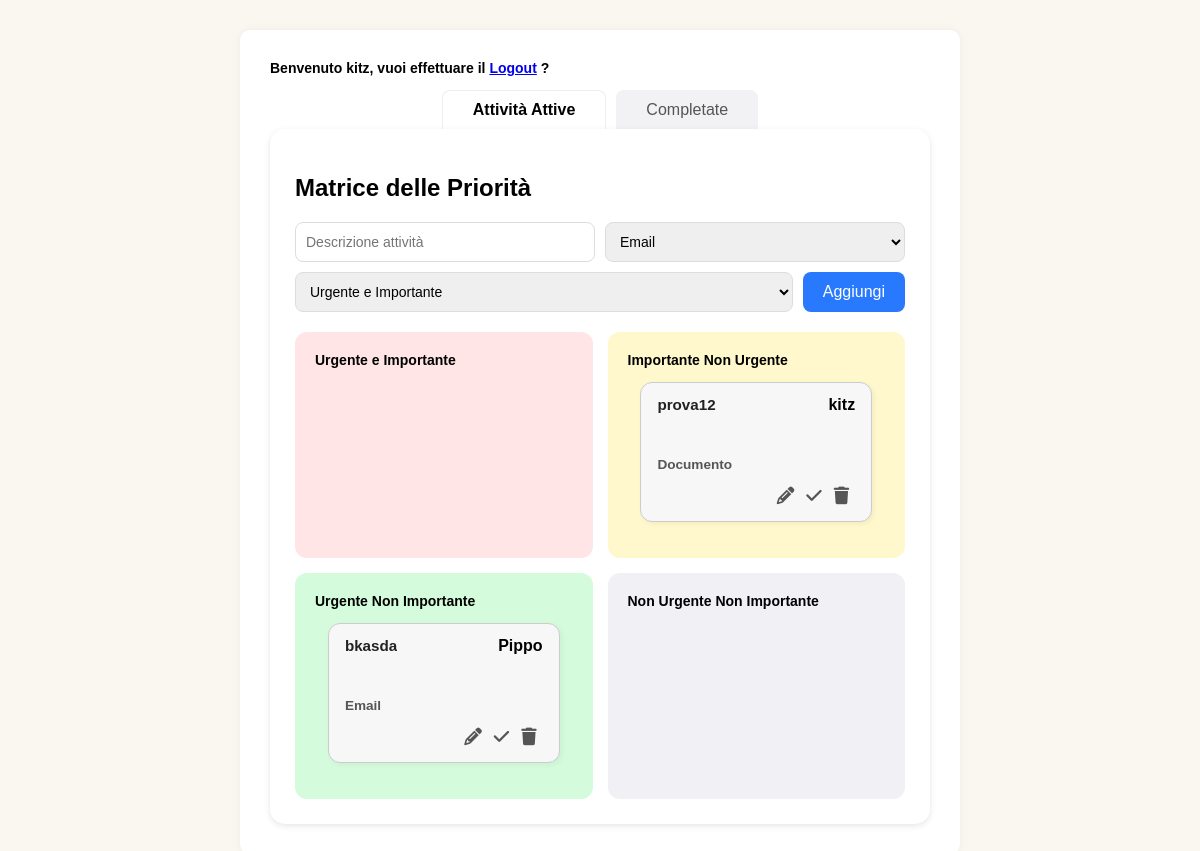
The app's page /home/ (signed in), older data.
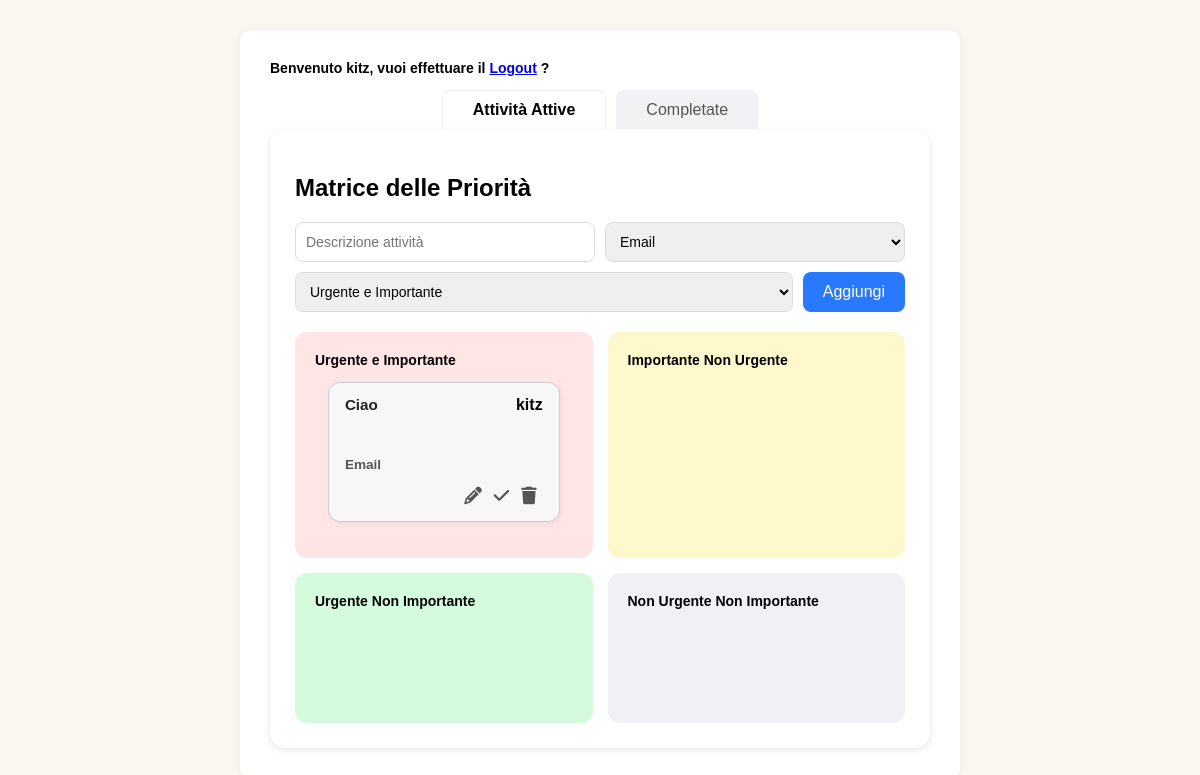
The same page, newer data.
### sbk_app/models.py (models this page shows, shortened)
class Task(models.Model):
    TIPO_CHOICES = [
        ('Email', 'Email'),
        ('Telefono', 'Telefono'),
        ('Documento', 'Documento'),
        ('Call', 'Call'),
        ('Task', 'Task'),
        ('Decisione', 'Decisione'),
    ]
    PRIORITA_CHOICES = [
        ('UI', 'Urgente e Importante'),
        ('IN', 'Importante Non Urgente'),
        ('UN', 'Urgente Non Importante'),
        ('NN', 'Non Urgente Non Importante'),
    ]
    descrizione = models.CharField(max_length=255)
    tipo = models.CharField(max_length=20, choices=TIPO_CHOICES)
    priorita = models.CharField(max_length=2, choices=PRIORITA_CHOICES)
    creatore = models.ForeignKey(User, on_delete=models.CASCADE)
    completata = models.BooleanField(default=False)
    data_creazione = models.DateTimeField(auto_now_add=True)

### sbk_app/views.py (the view, shortened to what this page needs)
# urls.py: 2. Add a URL to urlpatterns:  path('', views.home, name='home')
@login_required(login_url='/accounts/login/')
def home(request):
    tasks_ui = Task.objects.filter(priorita='UI', completata=False)
    tasks_in = Task.objects.filter(priorita='IN', completata=False)
    tasks_un = Task.objects.filter(priorita='UN', completata=False)
    tasks_nn = Task.objects.filter(priorita='NN', completata=False)
    completate = Task.objects.filter(completata=True)
    context = {
        'tasks_ui': tasks_ui,
        'tasks_in': tasks_in,
        'tasks_un': tasks_un,
        'tasks_nn': tasks_nn,
        'completate': completate,
    }
    return render(request, "home.html", context)

### sbk_app/templates/home.html (shortened to what this page needs)
{% load static %}
<!DOCTYPE html>
<html lang="it">
<head>
  <link rel="stylesheet" href="{% static 'style.css' %}">
  <link rel="stylesheet" href="https://cdnjs.cloudflare.com/ajax/libs/font-awesome/6.5.0/css/all.min.css">
</head>
<body>
  <div class="container">
    {% if user.is_authenticated %}
    <h3>Benvenuto {{ user.username }}, vuoi effettuare il <a href="{% url 'logout' %}">Logout</a> ? </h3>
    {% endif %}
    <div class="tabs">
      <button class="tab active" type="button" data-tab="attive">Attività Attive</button>
      <button class="tab" type="button" data-tab="completate">Completate</button>
    </div>
    <div class="card tab-content active" id="attive">
      <h2>Matrice delle Priorità </h2>
      <form method="POST" class="input-group">
        <input type="text" name="descrizione" id="descrizione" placeholder="Descrizione attività" required>
        <select name="tipo" id="tipo" required>
          <option value="Email">Email</option>
        </select>
        <select name="priorita" id="priorita" required>
          <option value="UI">Urgente e Importante</option>
        </select>
        <button type="submit" class="add-button" id="form-button">Aggiungi</button>
      </form>
      <div class="priority-grid">
        <div class="priority urgent-important">
          <h3>Urgente e Importante</h3>
          {% for task in tasks_ui %}
            <div class="task-card" >
              <div class="task-header">
                <div class="task-title">{{ task.descrizione }}</div>
                <div class="task-creator">{{ task.creatore.username }}</div>
              </div>
              <div class="task-details">
                <p><strong> {{ task.tipo }}</strong></p>
                <div class="task-actions">
                  <button class="edit-task" data-task-id="{{ task.id }}" data-tipo="{{ task.tipo }}" data-priorita="{{ task.priorita }}"> <i class="fa fa-pencil-alt"></i></button>
                  <button class="complete-task" data-task-id="{{ task.id }}" title="Completa"><i class="fa fa-check"></i></button>
                  <button class="delete-task" title="Elimina"><i class="fa fa-trash"></i></button>
                </div>
              </div>
            </div>
          {% endfor %}
        </div>
        <div class="priority important-not-urgent">
          <h3>Importante Non Urgente</h3>
          {% for task in tasks_in %}
            <div class="task-card">
              <div class="task-header">
                <div class="task-title">{{ task.descrizione }}</div>
                <div class="task-creator">{{ task.creatore.username }}</div>
              </div>
              <div class="task-details">
                <p><strong> {{ task.tipo }}</strong></p>
                <div class="task-actions">
                  <button class="edit-task" data-task-id="{{ task.id }}" data-tipo="{{ task.tipo }}" data-priorita="{{ task.priorita }}"> <i class="fa fa-pencil-alt"></i></button>
                  <button class="complete-task" data-task-id="{{ task.id }}" title="Completa"><i class="fa fa-check"></i></button>
                  <button class="delete-task" title="Elimina"><i class="fa fa-trash"></i></button>
                </div>
              </div>
            </div>
          {% endfor %}
        </div>
        <div class="priority urgent-not-important">
          <h3>Urgente Non Importante</h3>
          {% for task in tasks_un %}
            <div class="task-card">
              <div class="task-header">
                <div class="task-title">{{ task.descrizione }}</div>
                <div class="task-creator">{{ task.creatore.username }}</div>
              </div>
              <div class="task-details">
                <div class="task-type">
                  <p><strong> {{ task.tipo }}</strong></p>
                </div>
                <div class="task-actions">
                  <button class="edit-task" data-task-id="{{ task.id }}" data-tipo="{{ task.tipo }}" data-priorita="{{ task.priorita }}"> <i class="fa fa-pencil-alt"></i></button>
                  <button class="complete-task" data-task-id="{{ task.id }}" title="Completa"><i class="fa fa-check"></i></button>
                  <button class="delete-task" title="Elimina"><i class="fa fa-trash"></i></button>
                </div>
              </div>
            </div>
          {% endfor %}
        </div>
        <div class="priority not-urgent-not-important">
          <h3>Non Urgente Non Importante</h3>
        </div>
      </div>
    </div>
  </div>
</body>
</html>

### sbk_app/static/style.css (style rules this page uses)
* { box-sizing: border-box; }
body, input, textarea, select, button { font-family: 'Montserrat', sans-serif; }
body { background-color: #f9f7f0; margin: 0; padding: 0; min-height: 100vh; display: flex; justify-content: center; align-items: flex-start; }
.container { background: white; border-radius: 10px; padding: 30px; width: 60vw; max-width: 100%; min-height: 90vh; box-shadow: 0 0 10px rgba(0,0,0,0.05); margin: 30px auto; display: flex; flex-direction: column; }
.tabs { display: flex; justify-content: center; flex-wrap: wrap; gap: 10px; }
.tab { padding: 10px 30px; border: none; background-color: #f2f2f5; border-radius: 8px 8px 0 0; font-size: 16px; cursor: pointer; color: #555; }
.tab.active { background-color: white; font-weight: bold; color: black; border: 1px solid #eee; border-bottom: none; }
.card { background-color: white; border-radius: 15px; padding: 25px; box-shadow: 0 2px 6px rgba(0,0,0,0.1); flex-grow: 1; display: flex; flex-direction: column; min-height: 0; }
.input-group { display: flex; gap: 10px; margin: 20px 0; flex-wrap: wrap; }
.input-group input, .input-group select { padding: 10px; border-radius: 8px; border: 1px solid #ddd; font-size: 14px; flex: 1 1 200px; min-width: 150px; }
.add-button { background-color: #2979ff; color: white; border: none; padding: 10px 20px; border-radius: 8px; font-size: 16px; cursor: pointer; white-space: nowrap; }
.priority-grid { display: grid; grid-template-columns: repeat(2, 1fr); gap: 15px; flex-grow: 1; height: auto; min-height: 0; }
h3 { margin-top: 0; font-size: 14px; }
.priority { padding: 20px; border-radius: 12px; font-weight: bold; width: 100%; min-height: 150px; height: 100%; display: grid; align-items: flex-start; text-align: left; }
.urgent-important { background-color: #ffe5e5; }
.important-not-urgent { background-color: #fff8cc; }
.urgent-not-important { background-color: #d4fcdc; }
.not-urgent-not-important { background-color: #f1f1f5; }
.tab-content { display: none; }
.tab-content.active { display: block; }
.task-card { background-color: #f7f7f7; border: 1px solid #ccc; border-radius: 12px; padding: 0.8rem 1rem; height: 140px; width: 90%; max-width: 400px; overflow: hidden; display: flex; flex-direction: column; justify-content: space-between; box-shadow: 2px 2px 5px rgba(0, 0, 0, 0.05); margin: 0 auto 1rem auto; }
.task-header { display: flex; justify-content: space-between; align-items: flex-start; gap: 10px; }
.task-title { font-weight: 700; font-size: 0.95rem; color: #222; line-height: 1.2; max-height: 2.5em; overflow: hidden; display: -webkit-box; -webkit-box-orient: vertical; text-overflow: ellipsis; }
.task-details { font-size: 0.85em; color: #555; white-space: nowrap; overflow: hidden; text-overflow: ellipsis; }
.task-actions { display: flex; justify-content: flex-end; margin-top: 0.6rem; }
.task-actions button { background: none; border: none; cursor: pointer; font-size: 1.1rem; color: #555; transition: color 0.2s ease; }

Row changes from the older to the newer data that the page shows:
removed Task: descrizione "prova12", creatore.username "kitz", tipo "Documento", shown under "Importante Non Urgente"
removed Task: descrizione "bkasda", creatore.username "Pippo", tipo "Email", shown under "Urgente Non Importante"
added Task: descrizione "Ciao", creatore.username "kitz", tipo "Email", shown under "Urgente e Importante"
